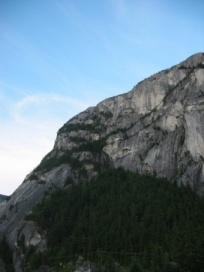
#> input picture Chapter 04. Keypoint detection/images/sift_2.jpeg, 204 x 272 px
$ jupyter execute --allow-errors '4.3 Blob detection and description.ipynb'
#> lines starting #> are read from the running program, lines starting #| are printed output that depends on the picture
# 4.3 Blob detection and description

Now, we are going to deal with another type of keypoints. Corners and edges were already covered, so it is time for **blobs**!

Roughly speaking, a blob is a group of connected pixels in an image in which some properties are constant or approximately constant (e.g. their intensities). All the pixels in a blob can be considered in some sense to be similar to each other. Blobs provide complementary information about regions which is not obtained from edges or corners.

<center><i>Examples of blobs</i>$\\[5pt]$

The **S**cale-**I**nvariant **F**eature **T**ransform (**SIFT**) is a blob detection and description algorithm whose implementation is far more complex than the Harris detector but easier to use in openCV. In this notebook we will take a look at the main steps involved in the SIFT algorithm and how can it be implemented.

## Problem context - Image stitching

In the first notebook of this chapter the Harris corner detector and NCC were proposed to find correspondences between images in the scope of an image stitching system. However, matching keypoints through NCC is not so reliable since it is not **invariant** against typical transformations between images such as **rotation**, **scale** or change in the **point of view**. In these cases, it is really hard or even not possible to find matches between the transformed images. Besides, it has not a mechanisms to differentiate points in repetitive elements (e.g. windows in a skyscraper):$\\[10pt]$

$\\[0.5pt]$
<center><i>Some examples where the combination of the Harris detector and NCC could hardly match keypoints.</i></center>

Aiming to face these issues, in this notebook we will explore SIFT!

## 4.3.1 SIFT (Scale-Invariant Feature Transform)

SIFT was proposed (and patented) by David Lowe in 2004. It finds projections of distintive 3D points in the image, not necessary corners, and also describes them. This detector and descriptor has invariance to:

- Scale (important difference against Harris).
- Rotation.
- Illumination (partially).
- Affine transformation (partially).

Let's start by trying to understand **how the SIFT detector works**!

### Step 1: Construction of octaves

SIFT progressively blurs the input image by applying a set of Gaussian filters with a growing standard deviation. Once you have a sequence of $s$ images (i.e. a sequence of 6 blurred images in the example below), we have completed an **octave**. Then, the image resolution is reduced to half and the blurring process continues. We repeat this process until the pictures are too small to proceed$\\[5pt]$ (i.e. we pre-define a certain number of octaves):

$\\[5pt]$

The blue arrow points to the beginning of a new octave while the green arrow indicates the process of Gaussian blurring. As you can see, in the example we have octaves of 6 images ($s = 6$) and 4 octaves (i.e. the resolution is downsampled 4 times). If we stack all the images, we say that we have built a pyramid of images:

$\\[5pt]$

### Step 2: Difference of Gaussians (DoG)

For each pair of horizontally adjacent pictures in the table above, we compute the differences of the individual pixels. This way, we obtain $(s-1)$ DoG images for each octave:$\\[5pt]$

$\\[5pt]$

The **Difference of Gaussians** (DoG) method is a different and more efficient way to implement the LoG (laplacian of Gaussian) border detector, which was covered in notebook 3.2.

### Step 3: Extreme points

Now, for detecting blobs in SIFT, we search for **extreme** points in the DoG images. For that, each pixel is compared with its **26 neighbors** (8 in the same image, 9 in the previous image in the pyramid with the same scale and 9 in the next one). An extreme point can be a maximum or a minimum, so, if the grey level of the pixel is greater or lower than all its 26 neighbors it is considered as a keypoint candidate.

*Note that this is only possible for DoG images that are not the first or the last image in that scale.*$\\[5pt]$

$\\[5pt]$

Local maximum points have been plot in yellow while local minimum points are in red. An example of an extreme point can be seen next:

$\\[5pt]$

But, **why extreme points in the resulting DoG pyramid represent blobs?** Let's go back a little bit to the use of the LoG operator in edges (the DoG approach is just a more efficient way to implement the LoG operator):

$\\[5pt]$

As you can see, the response is zero at the edge but it has **a pair of ripples** around it. We did not take care of them before as we were interested in the edges, so we just focused in looking for zero-crosses of the response. But what if we have a signal like this (signal at the top, response of the LoG operator at the bottom):

$\\[5pt]$

All the pixels in the top of the signal **form a blob**, since all of them have a constant value. If we look at the response of the LoG operator we can see that it crosses zero at the edges and also presents the mentioned ripples around such points. But, **what happens if we reduce the size of the square signal?**

$\\[5pt]$

Well, eventually the ripples will **superimpose** and they will form a maximum or minimum (**i.e. an extreme point**) in the LoG response. Note that reducing the size of the signal is equivalent to changing the scale in which we are looking for extreme points. This means that if we search for these extreme points in all the pyramid of images (remember that they are just scaled versions of the original image) we will be able to find the blobs at a certain scale. More importantly, if in posterior images the scale changes, we still be able to find the same blob but at a different scale, so **our detector will be invariant to scale**!

### Step 4: Compute descriptors

Finally, the SIFT keypoint descriptor is computed as the **histogram of orientations** around the extreme point. So, first the orientation at each pixel in its local neighborhood is computed and inserted into a histogram, but being previously weighted by two factors:

- The magnitude of the gradient at that pixel
- The value at that pixel of a Gaussian kernel centered at the extreme point

This way we give more importance to the orientations of **those pixels closer to the candidate** and **those pixels with a higher score** (i.e. they have *stronger* orientations).

$\\[5pt]$

This histogram has a pre-defined number of bins and the values of such bins of orientations will be taken as the **descriptor** of the keypoints. The mode of the histogram is also stored as the **main orientation** of the keypoint. In essence, the descriptor of the keypoint **summarizes the orientations of the pixels in its neighborhood**. This information is invariant to changes in illumination, orientation, scale and partially to changes in the view-point.

In summary, we will have three pieces of information that will completely describe the keypoint and could be used to perform keypoint matching:
- The **descriptor**,
- the **main orientation**,
- and the **scale** in which the extrema was found.

Of course, this has been a short explanation of the SIFT method where a lot of small details have been skipped, but we think you'll get the gist of it. If you want a fully detailed description of the algorithm, have a look to [this](http://weitz.de/sift/index.html?size=large).

## 4.3.2 Coding

As mentioned, the SIFT algorithm is patented, and **it is not included in all versions of  OpenCV**. If your OpenCV version includes an implementation of the SIFT detector, you will probably find it in the `contrib` package (a sort of third-party contributions not officially implemented in the core of the OpenCV library, but totally compatible with it). In case your version does not include such implementation, you can use **[pysift](https://github.com/rmislam/PythonSIFT)**, a third party software that implements it like an OpenCV method (only for educational purposes), returning our beloved [`cv2.KeyPoint`](https://docs.opencv.org/3.4/d2/d29/classcv_1_1KeyPoint.html) objects. If you choose this option, uncomment the lines in the cell below.

[cell 1]
import numpy as np
import cv2
import matplotlib.pyplot as plt
import matplotlib
matplotlib.rcParams['figure.figsize'] = (20.0, 20.0)
images_path = './images/'

# Uncomment this if you plan to use pysift
import sys
sys.path.append("..")
from utils.third_party import pysift #https://github.com/rmislam/PythonSIFT

#### <font color="orange">Code pill</font>

If you use the OpenCV's method:
- First, create a SIFT detector with `sift = cv2.xfeatures2d.SIFT_create()`
- Then, call to the method `detectAndCompute(image,mask)`, as explained [here](https://docs.opencv.org/master/da/df5/tutorial_py_sift_intro.html) to find keypoints (with descriptors!)
- This function returns a list of `cv2.KeyPoint` objects and one array with shape $\left(n\_keypoints,4x4x8\right)$ that corresponds to the 128D descriptor of each keypoint.

If you use `pysift`:
- Call to the function `pysift.computeKeypointsAndDescriptors` whose only input is a grey image
- This function also returns a list of `cv2.KeyPoint` objects and one array with shape $\left(n\_keypoints,4x4x8\right)$ that corresponds to the 128D descriptor of each keypoint.

### **<span style="color:green"><b><i>ASSIGNMENT 1: Looking for SIFT keypoints</i></b></span>**

Find SIFT keypoints in the `sift_2.jpeg` image and display the image along with the keypoints.

*Notes:*
- *to draw complex keypoints (as those obtained using SIFT), you can use `flags=cv2.DRAW_MATCHES_FLAGS_DRAW_RICH_KEYPOINTS` as a parameter in the `drawKeypoints` method*.
- *finding SIFT keypoints is a really costly task, so it will take some time to finish.*

[cell 2]
# ASSIGNMENT 1
# Find SIFT keypoints in 'sift_2.jpeg' image and display them using 'flags=cv2.DRAW_MATCHES_FLAGS_DRAW_RICH_KEYPOINTS'
# Use the grey image for finding the keypoints but display its color version.
# Write your code here!
matplotlib.rcParams['figure.figsize'] = (15.0, 15.0)

# Read image
image = cv2.imread(images_path + 'sift_2.jpeg')
#> image is the input picture: shape (272, 204, 3); mean B, G, R 132.8, 120.4, 98.6
image = cv2.cvtColor(image,cv2.COLOR_BGR2RGB)

# Obtain gray image
gray = cv2.cvtColor(image,cv2.COLOR_RGB2GRAY)
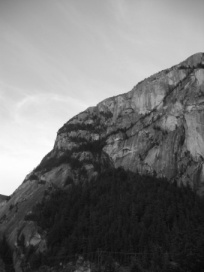
#> gray: shape (272, 204); min 7, max 255, mean 115.3

# Compute blobs and descriptors using SIFT

# OpenCV
#sift = cv2.xfeatures2d.SIFT_create(300)
#kps, descriptors = sift.detectAndCompute(gray,None)

# pysift
#> (the rest of this cell did not finish here and is left out)

You should get something like this:

### Matching keypoints

Now, we are going to match the keypoints in two images of a mountain: `sift_1.jpeg` and `sift_2.jpeg`, which have overlapping fields.$\\[5pt]$

$\\[5pt]$

*For this assignment, the images have been downsampled in order to compute keypoints faster*

**What to do?** Follow the next steps to develop a keypoint matching system using SIFT descriptors.

Similarly to what we did with the Harris method, we are going to do this step by step:

### **<span style="color:green"><b><i>ASSIGNMENT 2a: Retrieving keypoints and descriptions</i></b></span>**

**First compute the keypoints and their descriptors in each image.**

[cell 3]
# ASSIGNMENT 2a
# Load the images and compute SIFT keypoints
# Write your code here!

# Read both images
image_1 = cv2.imread(images_path + 'sift_1.jpeg')
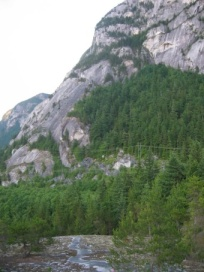
#> input picture Chapter 04. Keypoint detection/images/sift_1.jpeg, 204 x 272 px
#> image_1 is the input picture: shape (272, 204, 3); mean B, G, R 116.2, 130, 119.3
image_1 = cv2.cvtColor(image_1,cv2.COLOR_BGR2RGB)
image_2 = cv2.imread(images_path + 'sift_2.jpeg')
image_2 = cv2.cvtColor(image_2,cv2.COLOR_BGR2RGB)

# Get gray images
gray_1 = cv2.cvtColor(image_1,cv2.COLOR_RGB2GRAY)
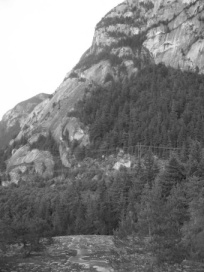
#> gray_1: shape (272, 204); min 24, max 255, mean 125.2
gray_2 = cv2.cvtColor(image_2,cv2.COLOR_RGB2GRAY)

# Compute blobs and descriptors

# OpenCV
# sift = cv2.xfeatures2d.SIFT_create(300)
# kps_1, des_1 = sift.detectAndCompute(gray_1,None)
# kps_2, des_2 = sift.detectAndCompute(gray_2,None)

# pysift
#> (the rest of this cell did not finish here and is left out)
